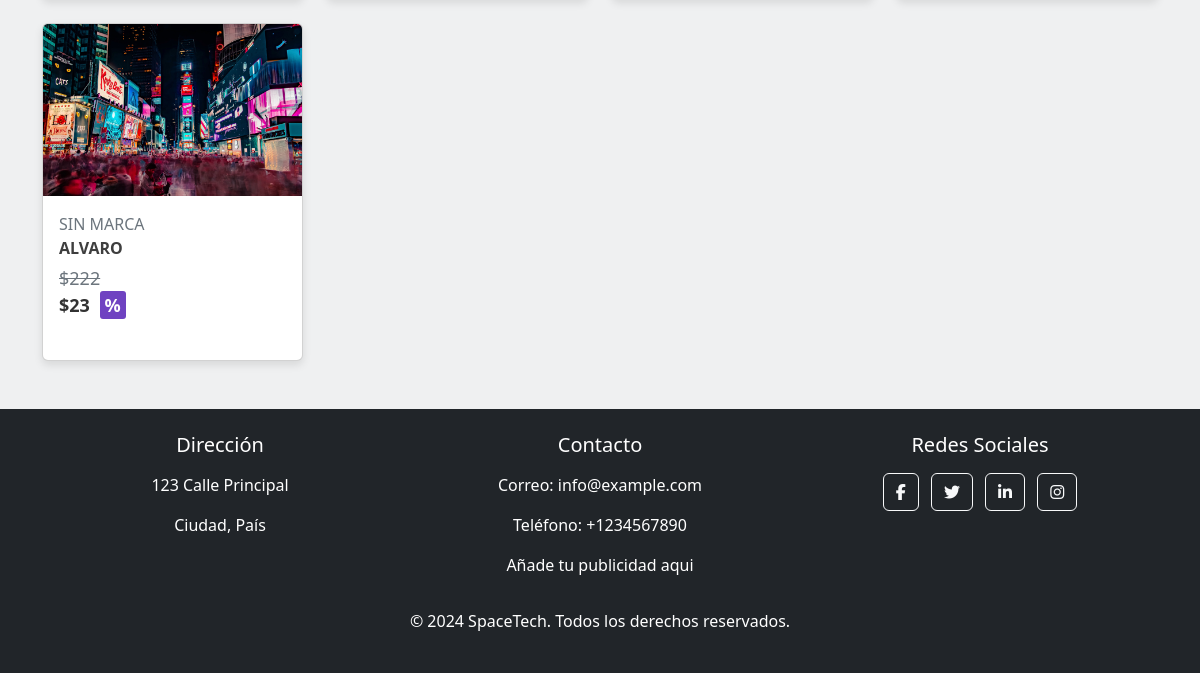
/ (lower part), run on an earlier commit of the app's database.
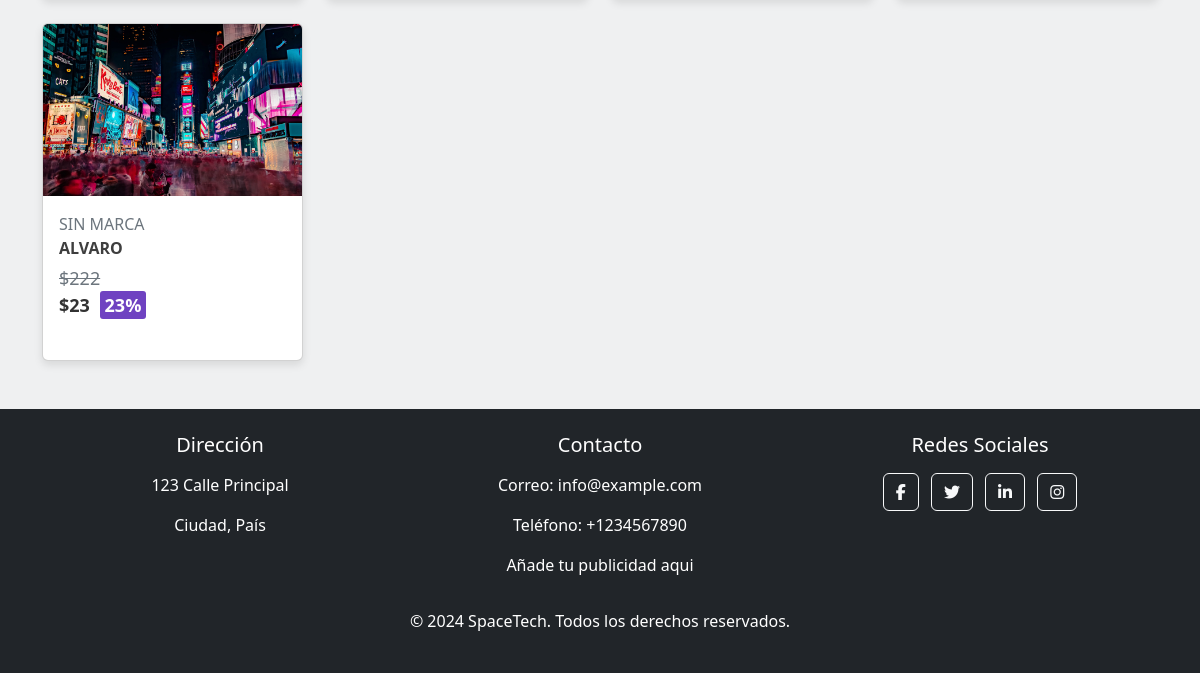
And on a later commit of the database.
### menu/models.py (models this page shows, shortened)
class Articulos(models.Model):
    nombre = models.CharField(max_length=30)
    descripcion = models.CharField(max_length=50)
    precio = models.IntegerField()
    stock = models.IntegerField()
    foto = models.ImageField(upload_to='static/img/', blank=True, null=True)
    marca = models.CharField(max_length=30, default='Sin Marca')
    precio_oferta = models.IntegerField(blank=True, null=True)
    descuento = models.DecimalField(max_digits=5, decimal_places=2, blank=True, null=True)

### menu/views.py (the view)
# urls.py: path('', views.home_view, name='home'),
def home_view(request):
    productos = Articulos.objects.all()
    return render(request, 'home.html', {'productos': productos})

### menu/context_processors.py (called while the page is built)
def carrito_items_count(request):
    if request.user.is_authenticated:
        try:
            carrito = Carrito.objects.get(usuario=request.user)
            count = CarritoItem.objects.filter(carrito=carrito).count()
        except Carrito.DoesNotExist:
            count = 0
    else:
        count = 0
    return {
        'carrito_items_count': count
    }

### menu/templatetags/custom_filters.py (called while the page is built)
@register.filter(name='format_price')
def format_price(value):
    return "${:,.0f}".format(value).replace(',', '.')

### menu/templates/home.html (shortened to what this page needs)
<!DOCTYPE html>
<html lang="en">
    {% load custom_filters %}
    {% load static %}
<head>
    <link href="https://cdn.jsdelivr.net/npm/bootstrap@5.3.3/dist/css/bootstrap.min.css" rel="stylesheet">
    <link rel="stylesheet" href="{% static 'css/home.css' %}">
</head>
<body style="background-color: #eff0f1;">
    {% include "plantilla/menu.html" %}
      <div class="container my-4">
        <div class="row">
            {% for producto in productos %}
            <div class="col-lg-3 col-md-4 col-sm-6 col-12 mb-4">
                <div class="card h-100">
                    <a href="{% url 'detalle_producto' producto.id %}">
                        <img class="card-img-top img-fluid" src="{{ producto.foto.url }}" alt="{{ producto.nombre }}">
                    </a>
                    <div class="card-body text-start">
                        <p class="product-name "><span class="marca">{{ producto.marca|upper }}</span><br>{{ producto.nombre }}</p>
                        <p class="product-price">
                            {% if producto.precio_oferta %}
                                <del>{{ producto.precio|format_price}}</del>
                                <br>
                                {{ producto.precio_oferta|format_price}}
                                <span class="product-discount">{{ producto.descuento|floatformat:0 }}%</span>
                            {% else %}
                                {{ producto.precio|format_price }}
                            {% endif %}
                        </p>
                    </div>
                </div>
            </div>
            {% endfor %}
        </div>
    </div>
        {% include 'login.html' %}
    <footer class="bg-dark text-white text-center py-4">
      <div class="container">
        <div class="row">
          <div class="col-lg-4 mb-3">
            <h5 class="mb-3">Dirección</h5>
            <p>123 Calle Principal</p>
            <p>Ciudad, País</p>
          </div>
          <div class="col-lg-4 mb-3">
            <h5 class="mb-3">Contacto</h5>
            <p>Correo: info@example.com</p>
            <p>Teléfono: +1234567890</p>
            <a class="queso" href="publicidad">Añade tu publicidad aqui</a>
          </div>
          <div class="col-lg-4">
            <h5 class="mb-3">Redes Sociales</h5>
            <a href="#" class="btn btn-outline-light btn-social mx-1"><i class="fab fa-facebook-f"></i></a>
            <a href="#" class="btn btn-outline-light btn-social mx-1"><i class="fab fa-twitter"></i></a>
            <a href="#" class="btn btn-outline-light btn-social mx-1"><i class="fab fa-linkedin-in"></i></a>
            <a href="#" class="btn btn-outline-light btn-social mx-1"><i class="fab fa-instagram"></i></a>
          </div>
        </div>
      </div>
      <div class="text-center mt-3">
        <p>&copy; 2024 SpaceTech. Todos los derechos reservados.</p>
      </div>
    </footer>
</body>
</html>

What changed in the data, as far as the page shows it:
changed Articulos "SIN MARCA": descuento (not shown) → "23"
